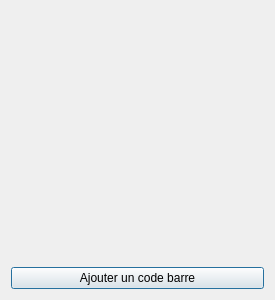
<?xml version="1.0" encoding="UTF-8"?>
<ui version="4.0">
 <class>Dialog</class>
 <widget class="QDialog" name="Dialog">
  <property name="geometry">
   <rect>
    <x>0</x>
    <y>0</y>
    <width>275</width>
    <height>300</height>
   </rect>
  </property>
  <property name="windowTitle">
   <string>Dialog</string>
  </property>
  <layout class="QGridLayout" name="gridLayout_2">
   <item row="0" column="0">
    <layout class="QGridLayout" name="layout">
     <item row="1" column="0">
      <widget class="QWidget" name="barcodes" native="true">
       <layout class="QVBoxLayout" name="verticalLayout_3">
        <item>
         <layout class="QVBoxLayout" name="barcodes_layout"/>
        </item>
        <item>
         <spacer name="verticalSpacer">
          <property name="orientation">
           <enum>Qt::Vertical</enum>
          </property>
          <property name="sizeHint" stdset="0">
           <size>
            <width>20</width>
            <height>40</height>
           </size>
          </property>
         </spacer>
        </item>
       </layout>
      </widget>
     </item>
     <item row="2" column="0">
      <widget class="QPushButton" name="add_button">
       <property name="text">
        <string>Ajouter un code barre</string>
       </property>
      </widget>
     </item>
    </layout>
   </item>
  </layout>
 </widget>
 <resources/>
 <connections>
  <connection>
   <sender>add_button</sender>
   <signal>clicked()</signal>
   <receiver>Dialog</receiver>
   <slot>on_add_click()</slot>
   <hints>
    <hint type="sourcelabel">
     <x>199</x>
     <y>283</y>
    </hint>
    <hint type="destinationlabel">
     <x>199</x>
     <y>149</y>
    </hint>
   </hints>
  </connection>
 </connections>
 <slots>
  <slot>on_add_click()</slot>
 </slots>
</ui>
